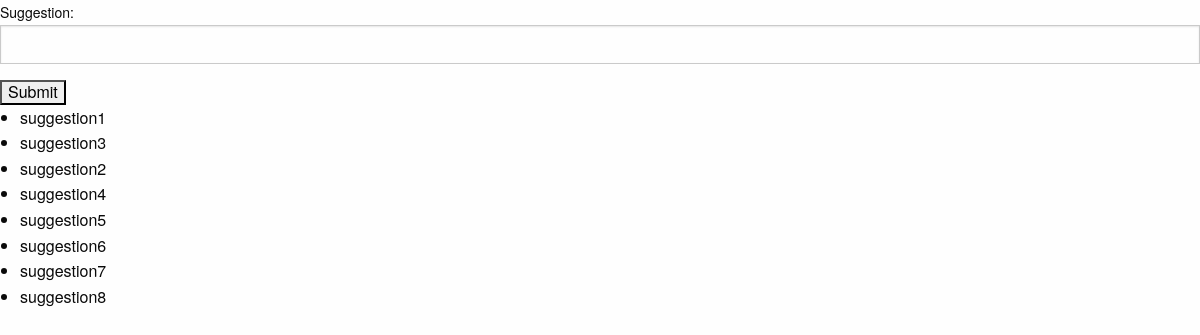
The page / on the database its author committed.
### firstapp/models.py (models this page shows, shortened)
class suggestion(models.Model):
    suggestion = models.CharField(max_length=141)

### firstapp/views.py (the view)
# urls.py: url(r'^$',views.index, name='index'),
def index(request):
    if request.method == 'POST':
        form = suggestion_form(request.POST)
        if form.is_valid():
            modentry = suggestion(suggestion=form.cleaned_data['suggestion'])
            modentry.save()
    else:
        form = suggestion_form()
    suggestions = suggestion.objects.all()
    context = {"variable":suggestions, "form":form}
    return render(request,"default.html",context)

### firstapp/forms.py
class suggestion_form(forms.Form):
    suggestion = forms.CharField(label='Suggestion', max_length=140, validators=[validate_unicode_slug])

### firstapp/templates/default.html (shortened to what this page needs)
{% extends "base.html" %}
{% block content %}
<form action="/" method="post">
    {{ form }}
    <input type="submit" value="Submit" />
</form>
<ul>
{% for suggestion in variable %}
  <li>{{ suggestion.suggestion }}</li>
{% endfor %}
</ul>
{% endblock %}

### firstapp/templates/base.html (shortened to what this page needs)
<!doctype html>
{% load static %}
<html class="no-js" lang="en" dir="ltr">
  <head>
    <link rel="stylesheet" href="{% static "css/foundation.css" %}">
    <link rel="stylesheet" href="{% static "css/app.css" %}">
  </head>
<body>
  {% block content %}{% endblock %}
</body>
</html>

### rows shown on the page
suggestion: suggestion "suggestion1"
suggestion: suggestion "suggestion3"
suggestion: suggestion "suggestion2"
suggestion: suggestion "suggestion4"
suggestion: suggestion "suggestion5"
suggestion: suggestion "suggestion6"
suggestion: suggestion "suggestion7"
suggestion: suggestion "suggestion8"
